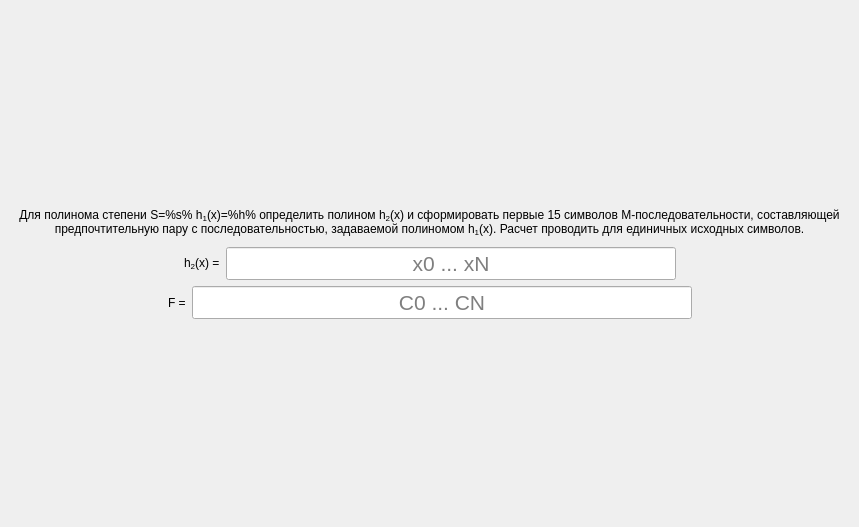
<?xml version="1.0" encoding="UTF-8"?>
<ui version="4.0">
 <class>ScreenTask5</class>
 <widget class="QFrame" name="ScreenTask5">
  <property name="geometry">
   <rect>
    <x>0</x>
    <y>0</y>
    <width>859</width>
    <height>527</height>
   </rect>
  </property>
  <property name="windowTitle">
   <string>Frame</string>
  </property>
  <layout class="QGridLayout" name="gridLayout">
   <property name="leftMargin">
    <number>0</number>
   </property>
   <property name="topMargin">
    <number>0</number>
   </property>
   <property name="rightMargin">
    <number>0</number>
   </property>
   <property name="bottomMargin">
    <number>0</number>
   </property>
   <item row="0" column="0">
    <layout class="QVBoxLayout" name="verticalLayout">
     <item>
      <spacer name="verticalSpacer">
       <property name="orientation">
        <enum>Qt::Vertical</enum>
       </property>
       <property name="sizeHint" stdset="0">
        <size>
         <width>0</width>
         <height>0</height>
        </size>
       </property>
      </spacer>
     </item>
     <item>
      <widget class="QLabel" name="title">
       <property name="styleSheet">
        <string notr="true">font: 75 20pt &quot;MS Shell Dlg 2&quot;;</string>
       </property>
       <property name="text">
        <string>Для полинома степени S=%s% h&lt;sub&gt;1&lt;/sub&gt;(x)=%h% определить полином h&lt;sub&gt;2&lt;/sub&gt;(x) и сформировать первые 15 символов М-последовательности, составляющей предпочтительную пару с последовательностью, задаваемой полиномом h&lt;sub&gt;1&lt;/sub&gt;(x). Расчет проводить для единичных исходных символов.</string>
       </property>
       <property name="alignment">
        <set>Qt::AlignCenter</set>
       </property>
       <property name="wordWrap">
        <bool>true</bool>
       </property>
      </widget>
     </item>
     <item>
      <spacer name="verticalSpacer_3">
       <property name="orientation">
        <enum>Qt::Vertical</enum>
       </property>
       <property name="sizeType">
        <enum>QSizePolicy::Minimum</enum>
       </property>
       <property name="sizeHint" stdset="0">
        <size>
         <width>0</width>
         <height>5</height>
        </size>
       </property>
      </spacer>
     </item>
     <item>
      <layout class="QHBoxLayout" name="horizontalLayout_3">
       <item>
        <spacer name="horizontalSpacer_5">
         <property name="orientation">
          <enum>Qt::Horizontal</enum>
         </property>
         <property name="sizeHint" stdset="0">
          <size>
           <width>0</width>
           <height>0</height>
          </size>
         </property>
        </spacer>
       </item>
       <item>
        <widget class="QLabel" name="label_10">
         <property name="styleSheet">
          <string notr="true">font: 75 16pt &quot;MS Shell Dlg 2&quot;;</string>
         </property>
         <property name="text">
          <string>h&lt;sub&gt;2&lt;/sub&gt;(x) =</string>
         </property>
        </widget>
       </item>
       <item>
        <widget class="QLineEdit" name="inputHX">
         <property name="sizePolicy">
          <sizepolicy hsizetype="Fixed" vsizetype="Fixed">
           <horstretch>0</horstretch>
           <verstretch>0</verstretch>
          </sizepolicy>
         </property>
         <property name="minimumSize">
          <size>
           <width>450</width>
           <height>0</height>
          </size>
         </property>
         <property name="font">
          <font>
           <family>MS Shell Dlg 2</family>
           <pointsize>16</pointsize>
           <weight>9</weight>
           <italic>false</italic>
           <bold>false</bold>
          </font>
         </property>
         <property name="styleSheet">
          <string>font: 75 16pt &quot;MS Shell Dlg 2&quot;;</string>
         </property>
         <property name="maxLength">
          <number>7</number>
         </property>
         <property name="alignment">
          <set>Qt::AlignCenter</set>
         </property>
         <property name="placeholderText">
          <string>x0 ... xN</string>
         </property>
        </widget>
       </item>
       <item>
        <spacer name="horizontalSpacer_6">
         <property name="orientation">
          <enum>Qt::Horizontal</enum>
         </property>
         <property name="sizeHint" stdset="0">
          <size>
           <width>0</width>
           <height>0</height>
          </size>
         </property>
        </spacer>
       </item>
      </layout>
     </item>
     <item>
      <layout class="QHBoxLayout" name="horizontalLayout_4">
       <item>
        <spacer name="horizontalSpacer_7">
         <property name="orientation">
          <enum>Qt::Horizontal</enum>
         </property>
         <property name="sizeHint" stdset="0">
          <size>
           <width>0</width>
           <height>0</height>
          </size>
         </property>
        </spacer>
       </item>
       <item>
        <widget class="QLabel" name="label_11">
         <property name="styleSheet">
          <string notr="true">font: 75 16pt &quot;MS Shell Dlg 2&quot;;</string>
         </property>
         <property name="text">
          <string>F =</string>
         </property>
        </widget>
       </item>
       <item>
        <widget class="QLineEdit" name="inputF">
         <property name="sizePolicy">
          <sizepolicy hsizetype="Fixed" vsizetype="Fixed">
           <horstretch>0</horstretch>
           <verstretch>0</verstretch>
          </sizepolicy>
         </property>
         <property name="minimumSize">
          <size>
           <width>500</width>
           <height>0</height>
          </size>
         </property>
         <property name="font">
          <font>
           <family>MS Shell Dlg 2</family>
           <pointsize>16</pointsize>
           <weight>9</weight>
           <italic>false</italic>
           <bold>false</bold>
          </font>
         </property>
         <property name="styleSheet">
          <string>font: 75 16pt &quot;MS Shell Dlg 2&quot;;</string>
         </property>
         <property name="maxLength">
          <number>15</number>
         </property>
         <property name="alignment">
          <set>Qt::AlignCenter</set>
         </property>
         <property name="placeholderText">
          <string>C0 ... CN</string>
         </property>
        </widget>
       </item>
       <item>
        <spacer name="horizontalSpacer_8">
         <property name="orientation">
          <enum>Qt::Horizontal</enum>
         </property>
         <property name="sizeHint" stdset="0">
          <size>
           <width>0</width>
           <height>0</height>
          </size>
         </property>
        </spacer>
       </item>
      </layout>
     </item>
     <item>
      <spacer name="verticalSpacer_2">
       <property name="orientation">
        <enum>Qt::Vertical</enum>
       </property>
       <property name="sizeHint" stdset="0">
        <size>
         <width>0</width>
         <height>0</height>
        </size>
       </property>
      </spacer>
     </item>
    </layout>
   </item>
  </layout>
 </widget>
 <resources/>
 <connections/>
</ui>
